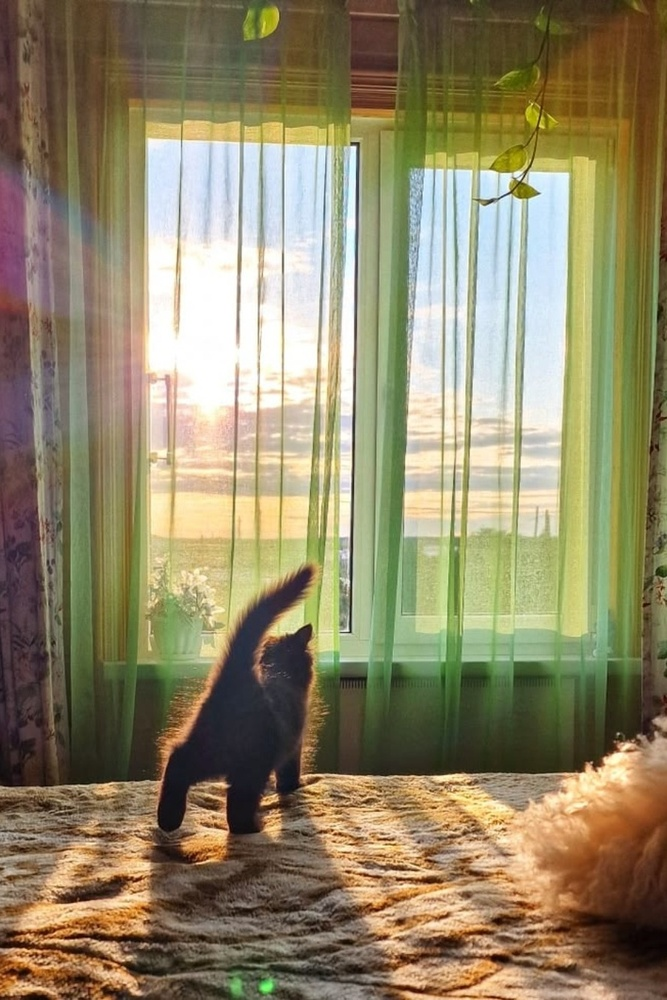
#> input picture pic1.jpg, 667 x 1000 px, shrunk from 886 x 1329 before the run
$ jupyter execute D1.ipynb
#> lines starting #> are read from the running program, lines starting #| are printed output that depends on the picture
# Первое домашнее задание. Толстых Александра НПМбд-02-24

[cell 1]
# импорт необходимых библиотек
import numpy as np
import matplotlib.pyplot as plt
from PIL import Image
from sklearn.metrics import mean_squared_error

## Основной код

[cell 2]
# ЧАСТЬ А

# Чтение
img = Image.open('pic1.jpg')
#> img is the input picture: PIL image 667x1000 RGB; mean R, G, B 144.2, 134.2, 102.9
img_gray = img.convert('L')  # Градации серого
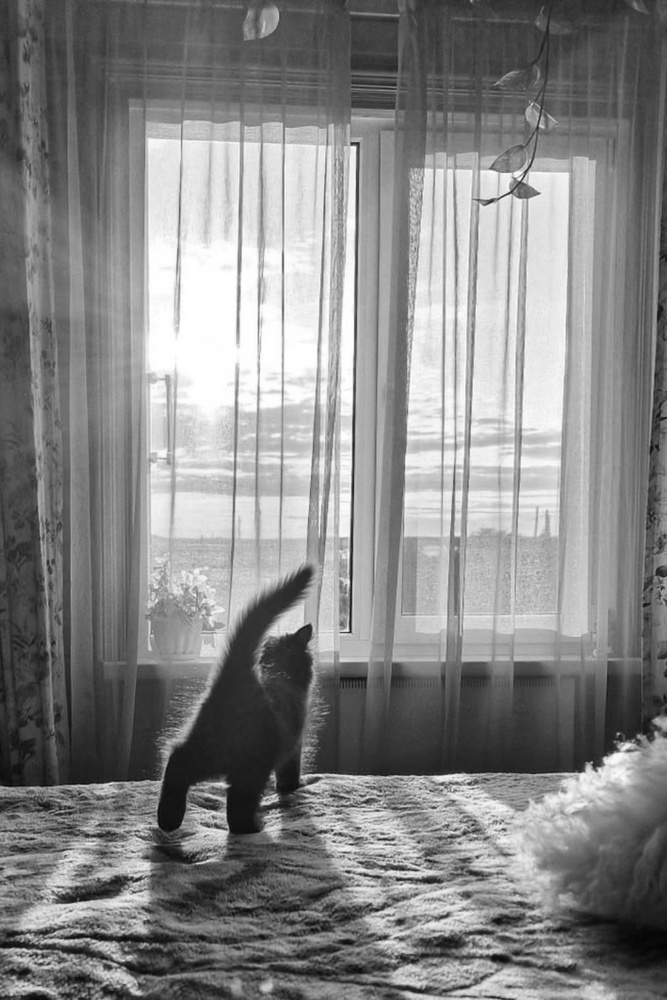
#> img_gray: PIL image 667x1000 L; min 4, max 255, mean 133.6
A = np.array(img_gray)
h, w = A.shape
#> h = 1000; w = 667
original_shape = (h, w)
#> original_shape = (1000, 667)

original_flat = A.flatten()

print("Исходный размер:", original_shape)
#| Исходный размер: (1000, 667)


# ЧАСТЬ Б
# SVD
U, s, Vt = np.linalg.svd(A, full_matrices=False)
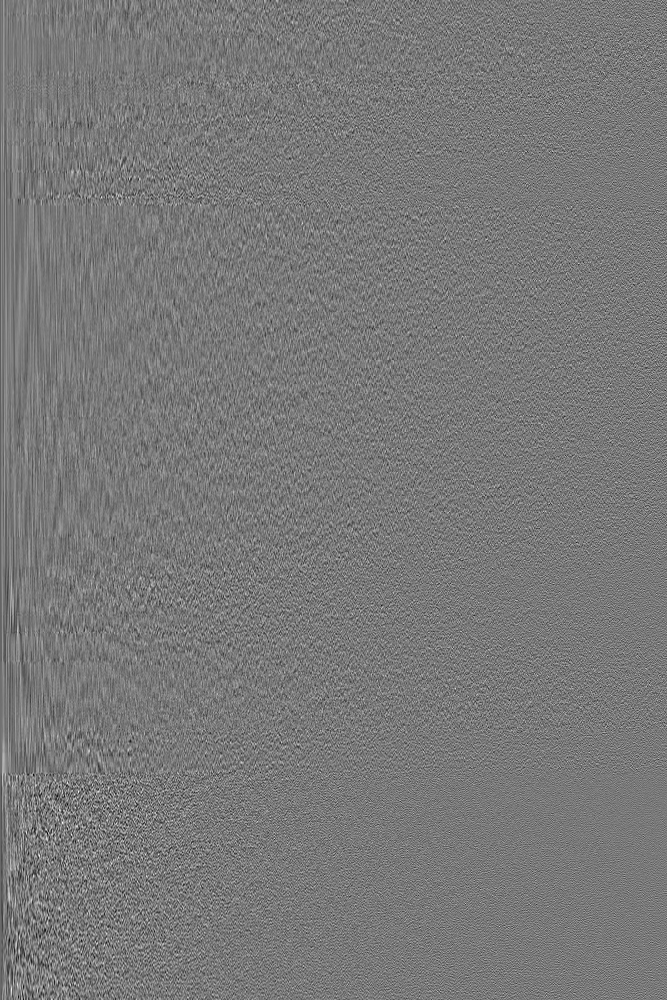
#> U: shape (1000, 667) float64; min -0.197, max 0.218, mean -4.55e-05; drawn with min black and max white
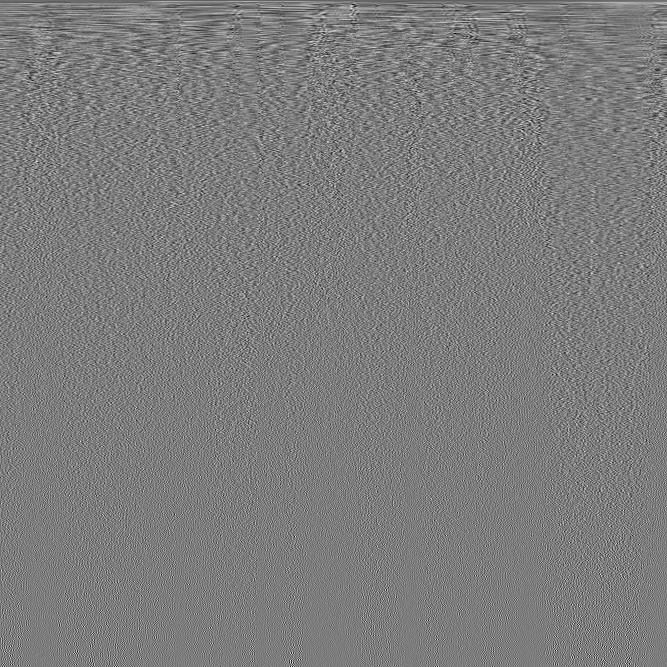
#> Vt: shape (667, 667) float64; min -0.208, max 0.216, mean -5.24e-05; drawn with min black and max white
#> s = 667 values, max 116866 at index 0, min 4.59 at index 666, mean 568.7
list_of_ranks =  [1, 5, 10, 30, 100, min(h, w)]
#> list_of_ranks = [1, 5, 10, 30, 100, 667]
approximations = []
for r in list_of_ranks:
    A_approx = (U[:, :r] * s[:r]) @ Vt[:r, :]
    A_approx = np.clip(A_approx, 0, 255).astype(np.uint8)
    approximations.append(A_approx)
#> this loop made 6 passes
#> pass 1, `A_approx = (U[:, :r] * s[:r]) @ Vt[:r, :]`:
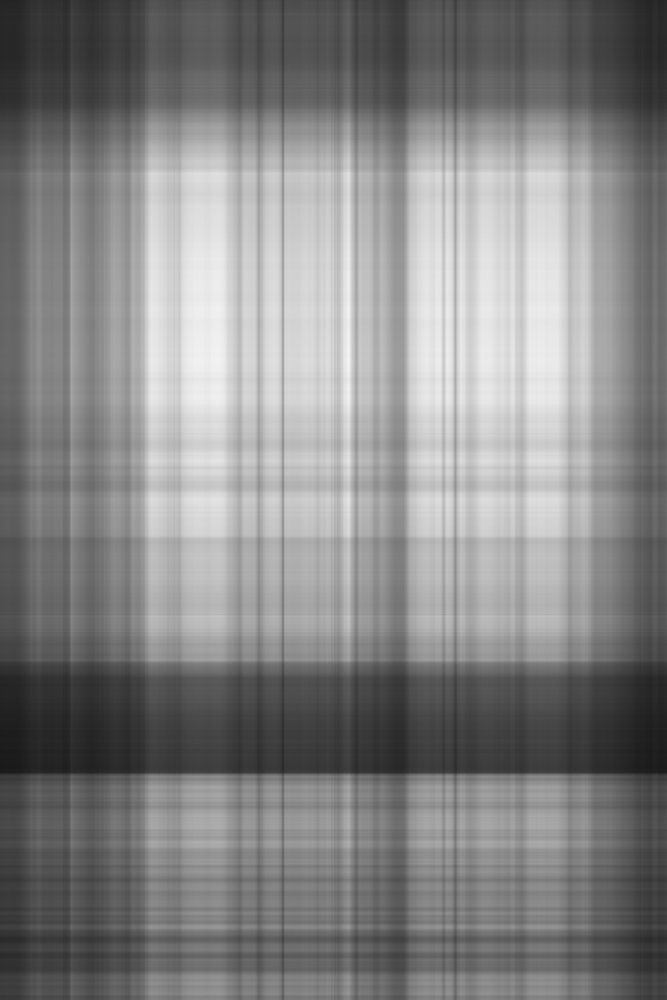
#> A_approx: shape (1000, 667) float64; min 26.65, max 243.9, mean 132.9
#> pass 2, `A_approx = (U[:, :r] * s[:r]) @ Vt[:r, :]`:
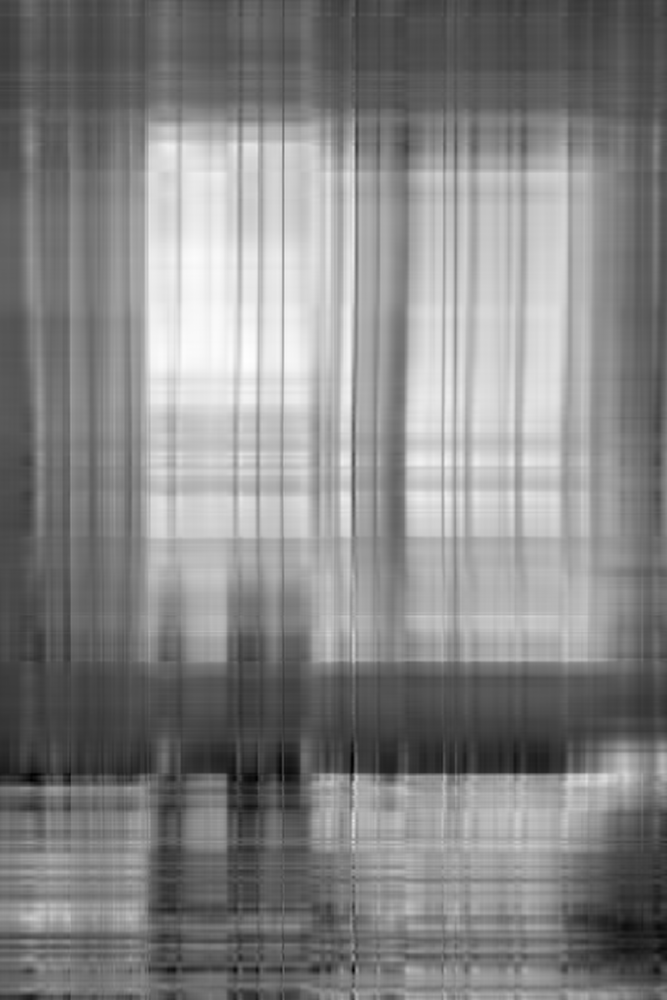
#> A_approx: shape (1000, 667) float64; min -17.67, max 272.2, mean 133.6; drawn with min black and max white
#> after the loop, approximations = 6 items


# ЧАСТЬ B
# Визуализация картинок на подграфиках
fig, axes = plt.subplots(2, 3, figsize=(15, 10))
axes = axes.flatten()

# ЧАСТЬ Г
for idx, (r, img_comp) in enumerate(zip(list_of_ranks, approximations)):
    orig_size = h * w
    comp_size = r * (h + w + 1) * 4
    comp_ratio = orig_size / comp_size

    axes[idx].imshow(img_comp, cmap='gray')
    axes[idx].set_title(f"Ранг = {r}\nСжатие в {comp_ratio:.2f} раз")
    axes[idx].axis('off')
#> this loop made 6 passes
#> (r, comp_size, comp_ratio) on passes 1 to 6: (1, 6672, 99.97), (5, 33360, 19.99), (10, 66720, 10), (30, 200160, 3.33), (100, 667200, 1), (667, 4450224, 0.15)


plt.axis('off')
plt.show()
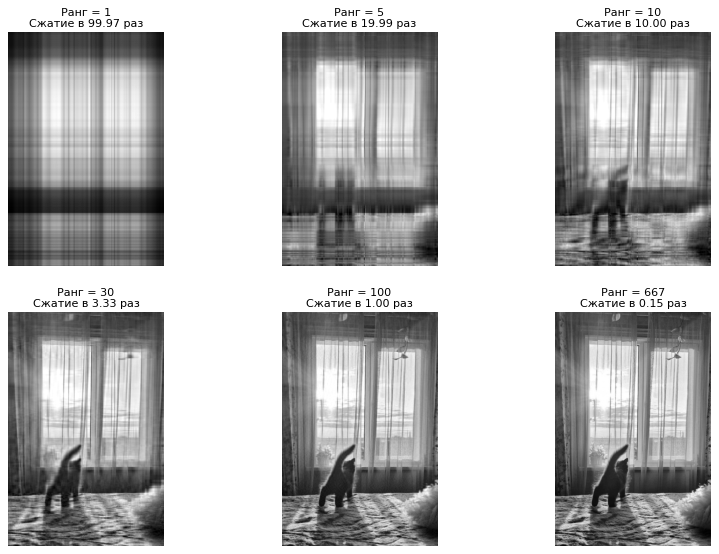
#> figure drawn by matplotlib, 6 panels

# Ориг картинка
plt.figure(figsize=(6, 6))
plt.imshow(A, cmap='gray')
plt.title("Оригинальное изображение (без сжатия)")
plt.axis('off')
plt.show()

## Автопроверка

[cell 3]
# ---------- БЛОК АВТОПРОВЕРКИ (НЕ РЕДАКТИРОВАТЬ) ----------
# Предполагается, что у вас есть переменные:
# original_shape = (h, w, c) или (h, w)
# list_of_ranks = [1, 5, 10, 30, 100, ...]
# approximations = список восстановленных массивов (numpy) для каждого ранга

# 1. Проверка размерностей
for i, r in enumerate(list_of_ranks):
    assert approximations[i].shape == original_shape, f"Ошибка: размерность для ранга {r} не совпадает с исходной"

# 2. Проверка, что значения не выходят за пределы 0-255 (для RGB/серого)
for i, r in enumerate(list_of_ranks):
    arr = approximations[i]
    if arr.dtype != np.uint8:
        arr = np.clip(arr, 0, 255) # Если float, то проверяем диапазон
    assert arr.max() <= 255.1, f"Значения превышают 255 для ранга {r}"
    assert arr.min() >= -0.1, f"Значения меньше 0 для ранга {r}"
#> this loop made 6 passes
#> pass 3, `arr = approximations[i]`:
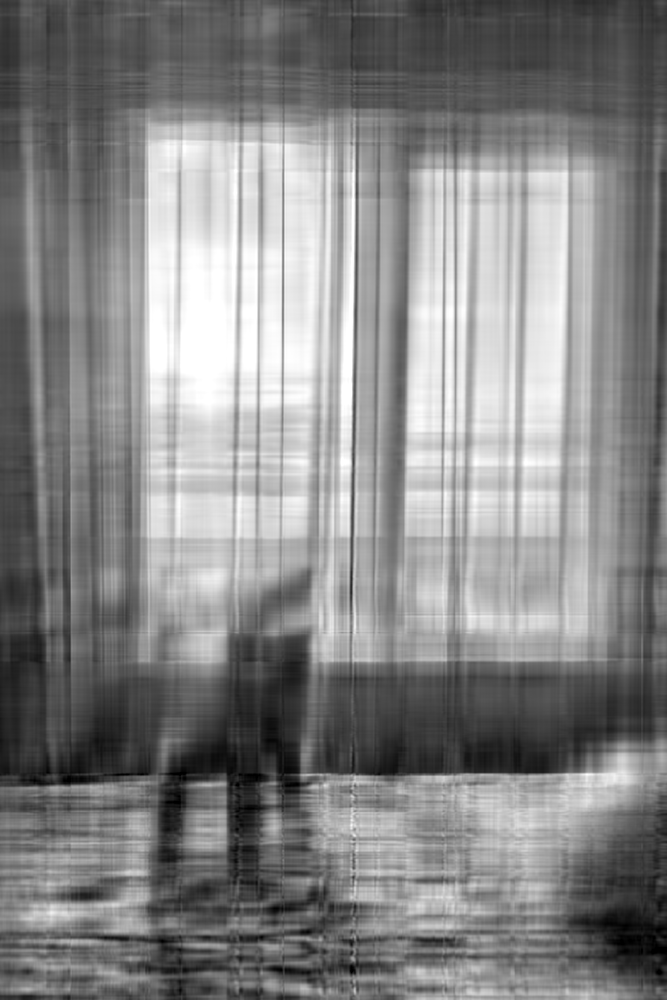
#> arr: shape (1000, 667); min 0, max 255, mean 133.1

# 3. Проверка, что с ростом ранга ошибка уменьшается (метрика MSE)
from sklearn.metrics import mean_squared_error
mse_list = []
for i in range(len(approximations)):
    # Если цветная, считаем MSE по всем каналам
    mse = mean_squared_error(original_flat, approximations[i].flatten())
    mse_list.append(mse)
#> this loop made 6 passes
#> mse on passes 1 to 6: 1370.4, 622.3, 403.1, 140.6, 27.74, 0.405
#> after the loop, mse_list = [1370.4, 622.3, 403.1, 140.6, 27.74, 0.405]

# Проверяем монотонность (MSE должен падать, так как мы добавляем сингулярные числа)
for i in range(1, len(mse_list)):
    assert mse_list[i] <= mse_list[i-1] + 1e-6, f"MSE не уменьшается между рангами {list_of_ranks[i-1]} и {list_of_ranks[i]}"
#> this loop made 5 passes

print("✅ Все автоматические проверки пройдены. Задание выполнено корректно!")
